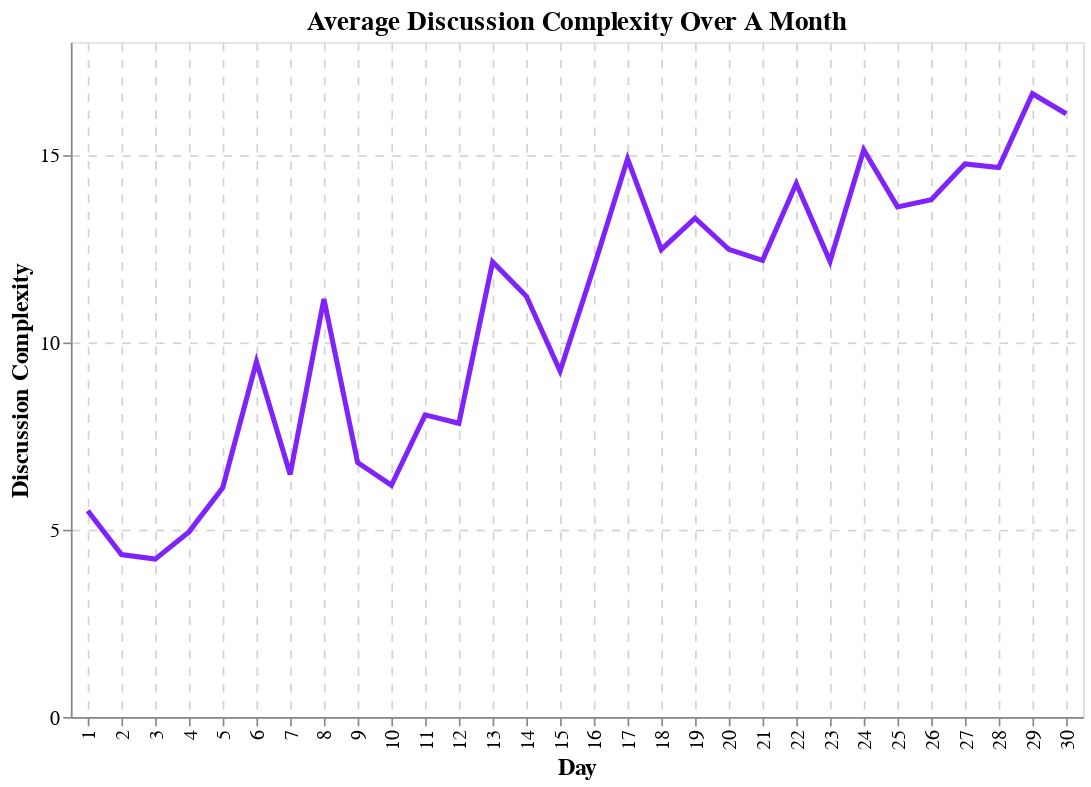

Notebook code for this chart:
### Code cell
import altair as alt
import pandas as pd

# Prepare the data for Altair
data = []
for day, values in enumerate(my_dataset):
    for value in values:
        data.append({"Day": day + 1, "Value": value})
data_df = pd.DataFrame(data)

# Calculate the daily averages
daily_avg = data_df.groupby('Day')['Value'].mean().reset_index()

# Create line chart showing the average trend
line = alt.Chart(daily_avg).mark_line(color='#8023fa', strokeWidth=3).encode(
    x=alt.X('Day:O', title='Day', axis=alt.Axis(labelFontSize=12, titleFontSize=14)),
    y=alt.Y('Value:Q', title='Discussion Complexity', axis=alt.Axis(labelFontSize=12, titleFontSize=14)),
    tooltip=['Day', 'Value']
).properties(
    title='Average Discussion Complexity Over A Month',
    width=600,
    height=400
).configure_title(
    fontSize=16,        # Set the title font size
    font='Arial',
    anchor='middle',    # Center the title
    color='black'
).configure_axis(
    grid=True,          # Add gridlines
    gridColor='lightgray',
    gridDash=[5, 5],    # Dashed gridlines
    tickCount=5,       # Set the number of ticks on the axes
)

# Display the chart
line.display()
line.save('average_discussion_complexity.png')

### Figure 1 — Vega-Lite specification as saved in the notebook (floating-point values rounded to 4 significant figures)
{"config": {"view": {"continuousWidth": 300, "continuousHeight": 300}, "axis": {"grid": true, "gridColor": "lightgray", "gridDash": [5, 5], "tickCount": 5}, "title": {"anchor": "middle", "color": "black", "font": "Arial", "fontSize": 16}}, "data": {"name": "data-6a2701a9041d34b62ada18b053a35bf1"}, "mark": {"type": "line", "color": "#8023fa", "strokeWidth": 3}, "encoding": {"tooltip": [{"field": "Day", "type": "quantitative"}, {"field": "Value", "type": "quantitative"}], "x": {"axis": {"labelFontSize": 12, "titleFontSize": 14}, "field": "Day", "title": "Day", "type": "ordinal"}, "y": {"axis": {"labelFontSize": 12, "titleFontSize": 14}, "field": "Value", "title": "Discussion Complexity", "type": "quantitative"}}, "height": 400, "title": "Average Discussion Complexity Over A Month", "width": 600, "$schema": "https://vega.github.io/schema/vega-lite/v5.20.1.json", "datasets": {"data-6a2701a9041d34b62ada18b053a35bf1": [{"Day": 1, "Value": 5.5}, {"Day": 2, "Value": 4.333}, {"Day": 3, "Value": 4.211}, {"Day": 4, "Value": 4.938}, {"Day": 5, "Value": 6.114}, {"Day": 6, "Value": 9.474}, {"Day": 7, "Value": 6.467}, {"Day": 8, "Value": 11.15}, {"Day": 9, "Value": 6.786}, {"Day": 10, "Value": 6.182}, {"Day": 11, "Value": 8.059}, {"Day": 12, "Value": 7.833}, {"Day": 13, "Value": 12.14}, {"Day": 14, "Value": 11.22}, {"Day": 15, "Value": 9.226}, {"Day": 16, "Value": 12.0}, {"Day": 17, "Value": 14.89}, {"Day": 18, "Value": 12.47}, {"Day": 19, "Value": 13.3}, {"Day": 20, "Value": 12.47}, {"Day": 21, "Value": 12.18}, {"Day": 22, "Value": 14.23}, {"Day": 23, "Value": 12.15}, {"Day": 24, "Value": 15.12}, {"Day": 25, "Value": 13.61}, {"Day": 26, "Value": 13.8}, {"Day": 27, "Value": 14.75}, {"Day": 28, "Value": 14.66}, {"Day": 29, "Value": 16.62}, {"Day": 30, "Value": 16.09}]}}
